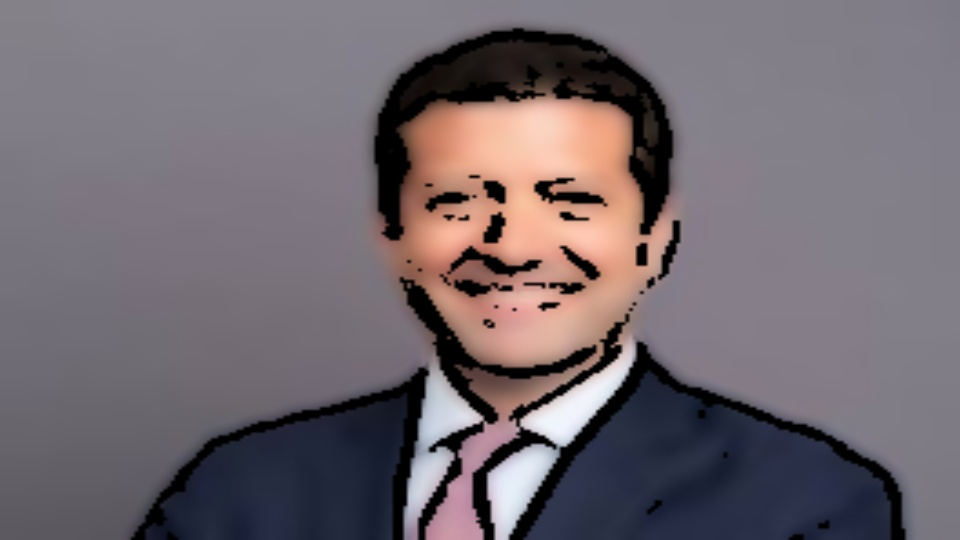
#> input picture Cartoonify/cartoonified_Image.jpg, 960 x 540 px, given in place of the camera
$ python Webcam_Paint_OpenCV.py
#> lines starting #> are read from the running program, lines starting #| are printed output that depends on the picture; after the words box and inside, x2 and y2 are one past the last pixel; in counts of white or black regions, pixels touching at a corner belong together
import numpy as np
import cv2
from collections import deque

# Define the upper and lower boundaries for a color to be considered "Blue"
blueLower = np.array([100, 60, 60])
blueUpper = np.array([140, 255, 255])

# Define a 5x5 kernel for erosion and dilation
kernel = np.ones((5, 5), np.uint8)

# Setup deques to store separate colors in separate arrays
bpoints = [deque(maxlen=512)]
gpoints = [deque(maxlen=512)]
rpoints = [deque(maxlen=512)]
ypoints = [deque(maxlen=512)]

bindex = 0
gindex = 0
rindex = 0
yindex = 0

colors = [(255, 0, 0), (0, 255, 0), (0, 0, 255), (0, 255, 255)]
colorIndex = 0

# Setup the Paint interface
paintWindow = np.zeros((471,636,3)) + 255
paintWindow = cv2.rectangle(paintWindow, (40,1), (140,65), (0,0,0), 2)
paintWindow = cv2.rectangle(paintWindow, (160,1), (255,65), colors[0], -1)
paintWindow = cv2.rectangle(paintWindow, (275,1), (370,65), colors[1], -1)
paintWindow = cv2.rectangle(paintWindow, (390,1), (485,65), colors[2], -1)
paintWindow = cv2.rectangle(paintWindow, (505,1), (600,65), colors[3], -1)
cv2.putText(paintWindow, "CLEAR ALL", (49, 33), cv2.FONT_HERSHEY_SIMPLEX, 0.5, (0, 0, 0), 2, cv2.LINE_AA)
cv2.putText(paintWindow, "BLUE", (185, 33), cv2.FONT_HERSHEY_SIMPLEX, 0.5, (255, 255, 255), 2, cv2.LINE_AA)
cv2.putText(paintWindow, "GREEN", (298, 33), cv2.FONT_HERSHEY_SIMPLEX, 0.5, (255, 255, 255), 2, cv2.LINE_AA)
cv2.putText(paintWindow, "RED", (420, 33), cv2.FONT_HERSHEY_SIMPLEX, 0.5, (255, 255, 255), 2, cv2.LINE_AA)
cv2.putText(paintWindow, "YELLOW", (520, 33), cv2.FONT_HERSHEY_SIMPLEX, 0.5, (150,150,150), 2, cv2.LINE_AA)

cv2.namedWindow('Paint', cv2.WINDOW_AUTOSIZE)

# Load the video
camera = cv2.VideoCapture(0)

# Keep looping
while True:
    # Grab the current paintWindow
    (grabbed, frame) = camera.read()
#> frame is the input picture: shape (540, 960, 3); mean B, G, R 111, 104.4, 113.2
    frame = cv2.flip(frame, 1)
    hsv = cv2.cvtColor(frame, cv2.COLOR_BGR2HSV)
#> hsv: shape (540, 960, 3); mean H, S, V 109.2, 48.1, 119.8

    # Add the coloring options to the frame
    frame = cv2.rectangle(frame, (40,1), (140,65), (122,122,122), -1)
#> frame: shape (540, 960, 3); mean B, G, R 110.9, 104.4, 113.1
    frame = cv2.rectangle(frame, (160,1), (255,65), colors[0], -1)
    frame = cv2.rectangle(frame, (275,1), (370,65), colors[1], -1)
    frame = cv2.rectangle(frame, (390,1), (485,65), colors[2], -1)
    frame = cv2.rectangle(frame, (505,1), (600,65), colors[3], -1)
    cv2.putText(frame, "CLEAR ALL", (49, 33), cv2.FONT_HERSHEY_SIMPLEX, 0.5, (255, 255, 255), 2, cv2.LINE_AA)
    cv2.putText(frame, "BLUE", (185, 33), cv2.FONT_HERSHEY_SIMPLEX, 0.5, (255, 255, 255), 2, cv2.LINE_AA)
    cv2.putText(frame, "GREEN", (298, 33), cv2.FONT_HERSHEY_SIMPLEX, 0.5, (255, 255, 255), 2, cv2.LINE_AA)
    cv2.putText(frame, "RED", (420, 33), cv2.FONT_HERSHEY_SIMPLEX, 0.5, (255, 255, 255), 2, cv2.LINE_AA)
    cv2.putText(frame, "YELLOW", (520, 33), cv2.FONT_HERSHEY_SIMPLEX, 0.5, (150,150,150), 2, cv2.LINE_AA)
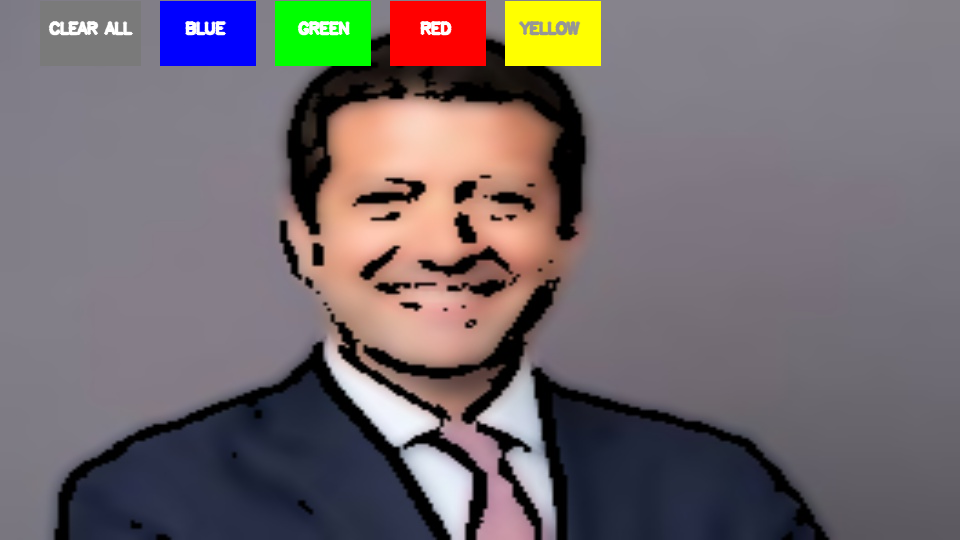
#> frame: shape (540, 960, 3); mean B, G, R 109.2, 105.8, 114.5

    # Check to see if we have reached the end of the video
    if not grabbed:
        break

    # Determine which pixels fall within the blue boundaries and then blur the binary image
    blueMask = cv2.inRange(hsv, blueLower, blueUpper)
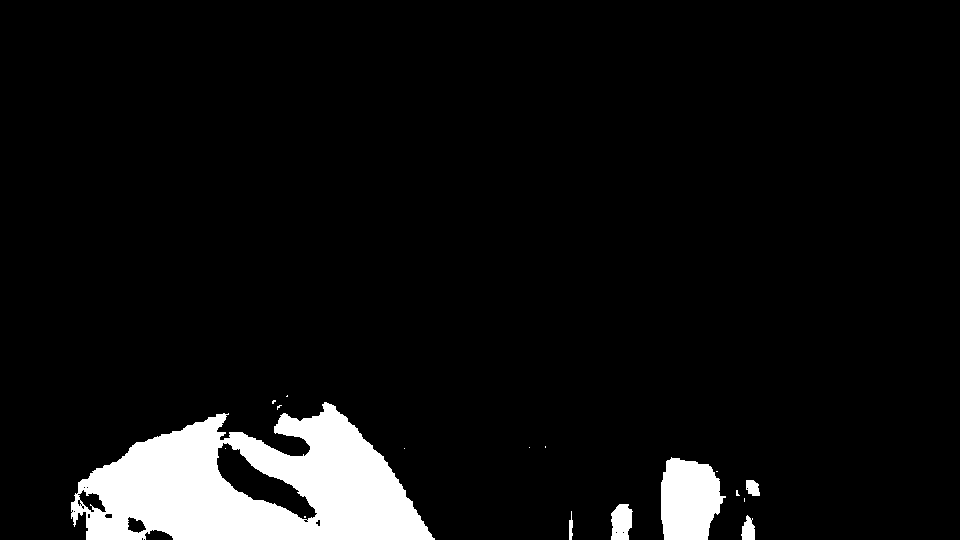
#> blueMask: shape (540, 960); 6.8% white; 17 white regions (11 under 20 px), largest, box (x1, y1, x2, y2) and area: (71, 402, 435, 540) 30035, (661, 457, 726, 540) 4195, (611, 504, 633, 540) 639, (741, 515, 755, 540) 249, (746, 480, 760, 496) 176, (569, 511, 573, 540) 80
    blueMask = cv2.erode(blueMask, kernel, iterations=2)
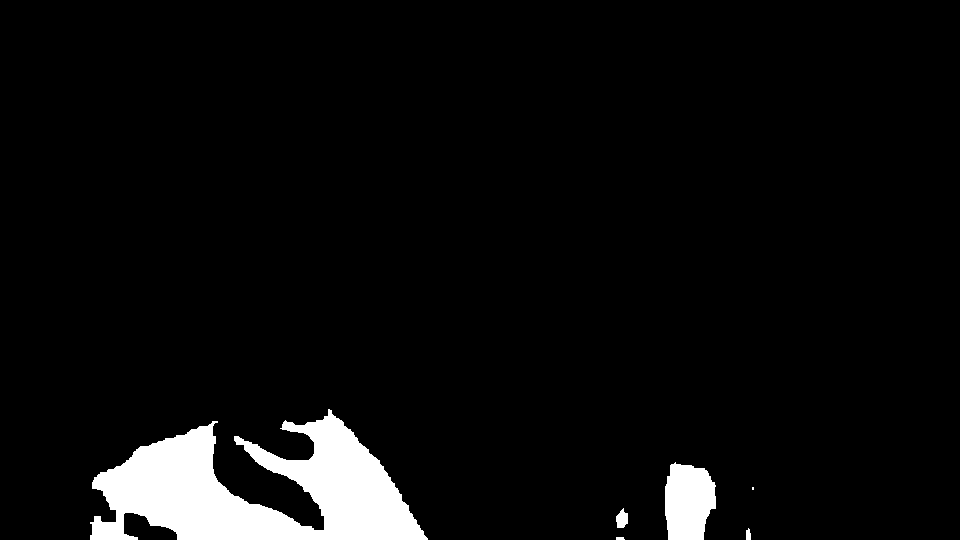
#> blueMask: shape (540, 960); 5.3% white; 6 white regions (1 under 20 px), largest, box (x1, y1, x2, y2) and area: (90, 409, 428, 540) 23952, (665, 462, 716, 540) 3232, (616, 508, 628, 528) 171, (746, 528, 751, 540) 50, (616, 537, 625, 540) 25
    blueMask = cv2.morphologyEx(blueMask, cv2.MORPH_OPEN, kernel)
#> blueMask: shape (540, 960); 5.3% white; 5 white regions, box (x1, y1, x2, y2) and area: (90, 414, 427, 540) 23900, (665, 464, 716, 540) 3227, (616, 512, 628, 528) 161, (746, 533, 751, 540) 35, (616, 537, 624, 540) 24
    blueMask = cv2.dilate(blueMask, kernel, iterations=1)
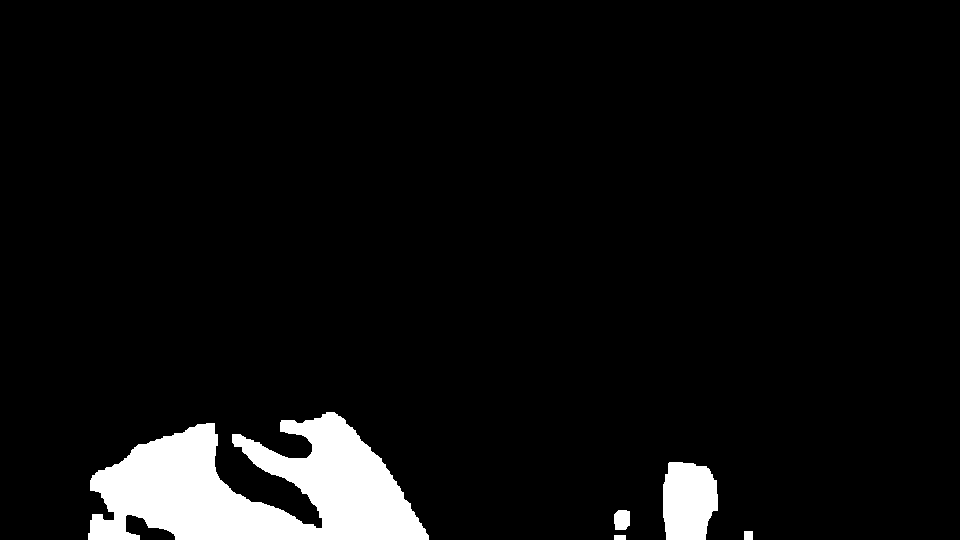
#> blueMask: shape (540, 960); 5.9% white; 5 white regions

    # Find contours in the image
    (cnts, _) = cv2.findContours(blueMask.copy(), cv2.RETR_EXTERNAL,
    	cv2.CHAIN_APPROX_SIMPLE)
#> cnts = 5 contours; box (x1, y1, x2, y2) and area: (88, 412, 429, 540) 25824, (663, 462, 718, 540) 3552, (614, 510, 630, 530) 258, (744, 531, 753, 540) 64, (614, 535, 626, 540) 44
    center = None

    # Check to see if any contours were found
    if len(cnts) > 0:
    	# Sort the contours and find the largest one -- we
    	# will assume this contour correspondes to the area of the bottle cap
        cnt = sorted(cnts, key = cv2.contourArea, reverse = True)[0]
#> cnt = contour of 446 points, box (x1, y1, x2, y2) (88, 412, 429, 540), area 25824
        # Get the radius of the enclosing circle around the found contour
        ((x, y), radius) = cv2.minEnclosingCircle(cnt)
#> x = 258; y = 515.2; radius = 171.7
        # Draw the circle around the contour
        cv2.circle(frame, (int(x), int(y)), int(radius), (0, 255, 255), 2)
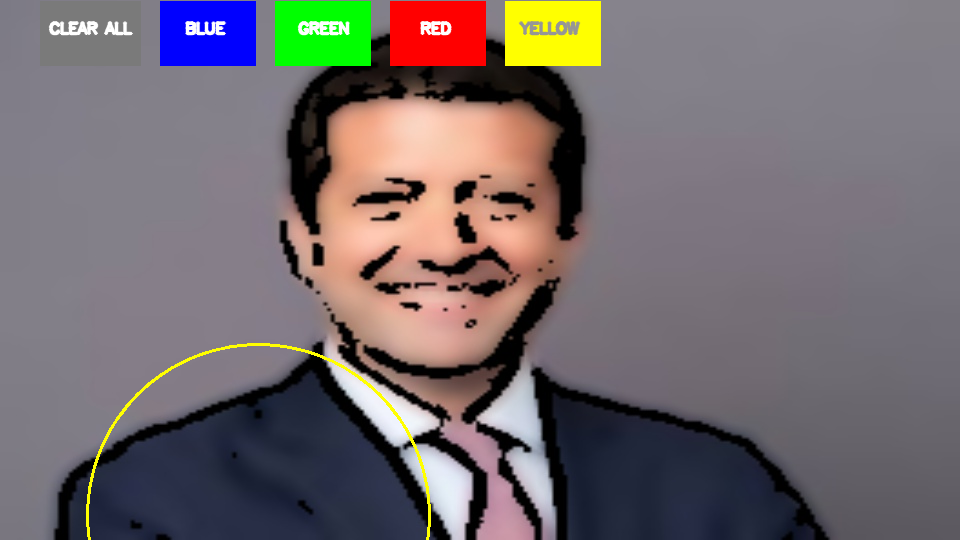
#> frame: shape (540, 960, 3); 0.34% of pixels changed, all inside (x1, y1, x2, y2) = (86, 343, 431, 540)
        # Get the moments to calculate the center of the contour (in this case Circle)
        M = cv2.moments(cnt)
#> M = moments, m00 25823.5, centre m10/m00, m01/m00 = (255.3, 489.1)
        center = (int(M['m10'] / M['m00']), int(M['m01'] / M['m00']))
#> center = (255, 489)

        if center[1] <= 65:
            if 40 <= center[0] <= 140: # Clear All
                bpoints = [deque(maxlen=512)]
                gpoints = [deque(maxlen=512)]
                rpoints = [deque(maxlen=512)]
                ypoints = [deque(maxlen=512)]

                bindex = 0
                gindex = 0
                rindex = 0
                yindex = 0

                paintWindow[67:,:,:] = 255
            elif 160 <= center[0] <= 255:
                    colorIndex = 0 # Blue
            elif 275 <= center[0] <= 370:
                    colorIndex = 1 # Green
            elif 390 <= center[0] <= 485:
                    colorIndex = 2 # Red
            elif 505 <= center[0] <= 600:
                    colorIndex = 3 # Yellow
        else :
            if colorIndex == 0:
                bpoints[bindex].appendleft(center)
            elif colorIndex == 1:
                gpoints[gindex].appendleft(center)
            elif colorIndex == 2:
                rpoints[rindex].appendleft(center)
            elif colorIndex == 3:
                ypoints[yindex].appendleft(center)
    # Append the next deque when no contours are detected (i.e., bottle cap reversed)
    else:
        bpoints.append(deque(maxlen=512))
        bindex += 1
        gpoints.append(deque(maxlen=512))
        gindex += 1
        rpoints.append(deque(maxlen=512))
        rindex += 1
        ypoints.append(deque(maxlen=512))
        yindex += 1

    # Draw lines of all the colors (Blue, Green, Red and Yellow)
    points = [bpoints, gpoints, rpoints, ypoints]
    for i in range(len(points)):
        for j in range(len(points[i])):
            for k in range(1, len(points[i][j])):
                if points[i][j][k - 1] is None or points[i][j][k] is None:
                    continue
                cv2.line(frame, points[i][j][k - 1], points[i][j][k], colors[i], 2)
                cv2.line(paintWindow, points[i][j][k - 1], points[i][j][k], colors[i], 2)
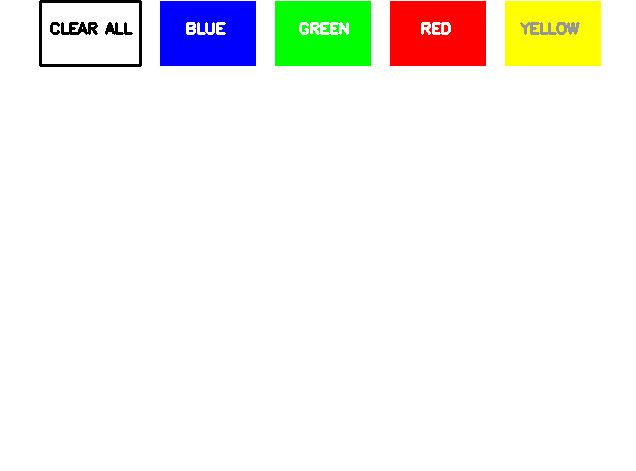
#> paintWindow: shape (471, 636, 3) float64; mean B, G, R 238.6, 243.4, 243.6

    # Show the frame and the paintWindow image
    cv2.imshow("Tracking", frame)
    cv2.imshow("Paint", paintWindow)
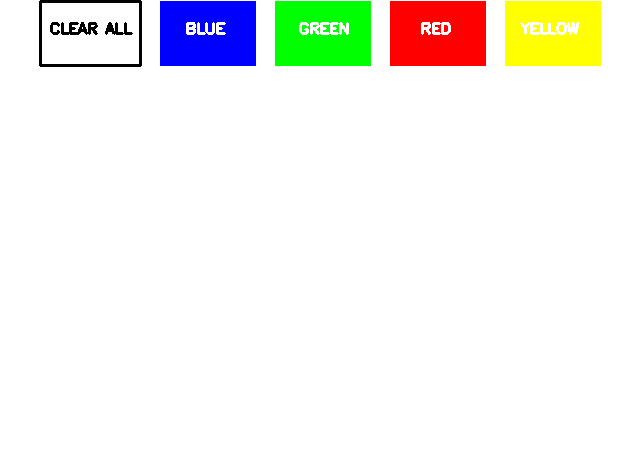
#> window 'Paint': shape (471, 636, 3); mean B, G, R 238.7, 243.6, 243.7

	# If the 'q' key is pressed, stop the loop
    if cv2.waitKey(1) & 0xFF == ord("q"):
#> (key q is pressed here)
        break

# Cleanup the camera and close any open windows
camera.release()
cv2.destroyAllWindows()

$ run again, on Cartoonify/cartoonify_2.jpg
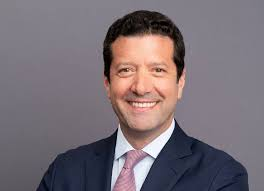
#> input picture Cartoonify/cartoonify_2.jpg, 264 x 191 px, given in place of the camera
#> frame is the input picture: shape (191, 264, 3); mean B, G, R 117.2, 110.4, 120.5
#> hsv: shape (191, 264, 3); mean H, S, V 110.5, 47.2, 127.8
#> `blueMask = cv2.dilate(blueMask, kernel, iterations=1)`:
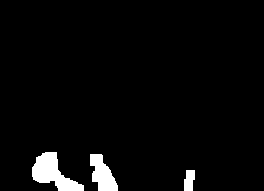
#> blueMask: shape (191, 264); 3.7% white; 3 white regions
#> cnts = 3 contours; box (x1, y1, x2, y2) and area: (32, 152, 84, 191) 932, (90, 154, 118, 191) 584, (184, 170, 195, 191) 161
#> cnt = contour of 56 points, box (x1, y1, x2, y2) (32, 152, 84, 191), area 932
#> x = 59.5; y = 173.5; radius = 28.71
#> `cv2.circle(frame, (int(x), int(y)), int(radius), (0, 255, 255), 2)`:
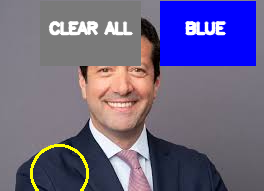
#> frame: shape (191, 264, 3); mean B, G, R 134.3, 101, 108.3
#> M = moments, m00 932, centre m10/m00, m01/m00 = (52.27, 172.7)
#> center = (52, 172)
